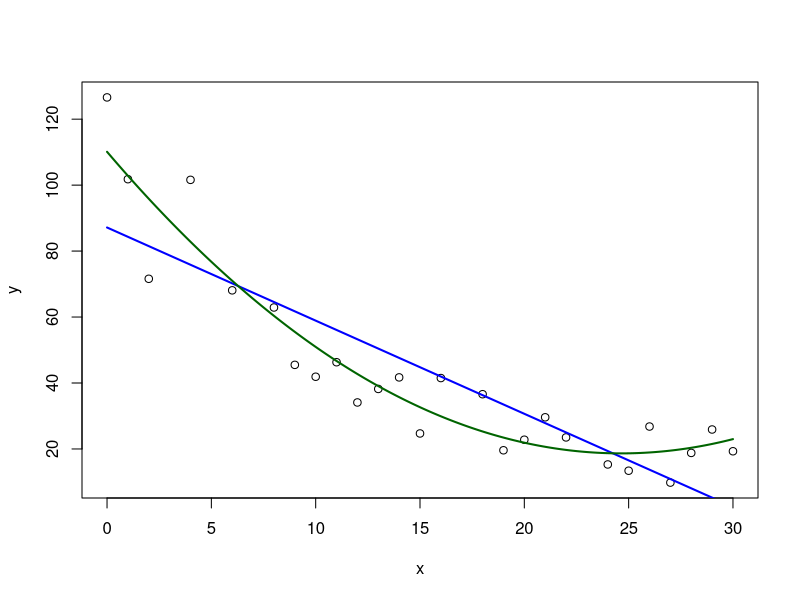

Write the R code that produced this figure. (Note: this script raises an error after producing the figure.)
## ---- chunk 1
knitr::opts_chunk$set(echo = TRUE)
library(tidyverse)
library(modelr)
library(magrittr)
library(lubridate)
## ---- chunk 2
# data taken from http://www.theanalysisfactor.com/r-tutorial-4/
y <- c(126.6, 101.8, 71.6, 101.6, 68.1, 62.9, 45.5, 41.9, 46.3, 34.1, 38.2, 41.7, 24.7, 41.5, 36.6, 19.6, 22.8, 29.6, 23.5, 15.3, 13.4, 26.8, 9.8, 18.8, 25.9, 19.3)
x <- c(0, 1, 2, 4, 6, 8, 9, 10, 11, 12, 13, 14, 15, 16, 18, 19, 20, 21, 22, 24, 25, 26, 27, 28, 29, 30)
x2 <- x ** 2
raw <- tibble(x, y, x2)
linearModel <- lm(y ~ x, data = raw)
quadraticModel <- lm(y ~ x + x2, data = raw)
plot(x, y)
sequenceX <- seq(0, 30, by = 0.1)
modeldata <- data.frame(x = sequenceX, x2 = sequenceX ** 2)
sequenceYL <- predict(linearModel, modeldata)
sequenceYQ <- predict(quadraticModel, modeldata)
lines(sequenceX, sequenceYL, col = "blue", lwd = 2)
lines(sequenceX, sequenceYQ, col = "darkgreen", lwd = 2)
## ---- chunk 3
modeldata <- modeldata %>%
  mutate(linear = sequenceYL, quadratic = sequenceYQ)

g <- ggplot(data = raw, aes(x = x, y = y)) + geom_point()
# g +
#  geom_point(data= ,aes(x=x,y= ),color= ) +
#  geom_point( , , )
## ---- chunk 4
stringOfDates <- c("2017-12-15", "2017-Dec-16", "2017-12-17", "2017-12-18", "2017-12-19", "2017-12-20", "2017-12-21")
stringOfDates + 7
oneWeek <- ymd(stringOfDates)
oneWeek + 7
tableOfDates <- tibble(
  year = rep(2017, 8),
  month = c(rep(4, 3), rep(5, 5)),
  day = seq(1, 8),
  hour = rep(4, 8),
  minute = c(15, 29, 40, 45, 0, 58, 9, 11)
)
tableOfDates %$% make_date(year, month, day) # uses the magrittr 'not a pipe' operator
tableOfDates %$% make_datetime(year, month, day, hour, minute)
## ---- chunk 5
newraw <- raw %>%
  mutate(y = raw$y * rnorm(nrow(raw), mean = 1, sd = 0.3)) %>%
  rbind(raw) %>%
  arrange(x)
newraw$instrument <- c(rep("Coarse", 12), rep("Fine", 40))
newraw$date <- c("07-08-2017", "10-08-2017") %>%
  rep(times = 26) %>%
  dmy() # as a single line without pipes: ymd( rep(c("2017-08-07","2017-08-10"),times=26) )
## ---- chunk 6
fullModel <- lm(y ~ x * date * instrument, data = newraw)
interactingTerms <- lm(y ~ x * instrument, data = newraw)
noninteractingTerms <- lm(y ~ x + instrument, data = newraw)
grid <- newraw %>%
  data_grid(x, date, instrument) %>%
  gather_predictions(interactingTerms, noninteractingTerms)
ggplot(newraw, aes(x, y, shape = factor(date))) +
  geom_point() +
  geom_line(data = grid, aes(y = pred, color = model)) +
  coord_cartesian(ylim = range(y)) +
  facet_wrap(~ instrument)
## ---- chunk 7
newraw$instrument[13:52] <- rep(c(rep("Fine", 2), rep("Ultrafine", 2)), 10)
## ---- chunk 8
Gauss <- function(amplitude, mu, sigma, x) {
  amplitude * exp(-0.5 * ((x - mu) / sigma) ^ 2)
}
x <- seq(1, 5, by = 0.1)
yExact <- Gauss(10000, 3, 0.4, x)
yNoisy <- yExact * rnorm(length(yExact), mean = 1, sd = 0.125)
noisyCurve <- tibble(x = x, y = yNoisy)
perfectGuess <- nls(
  y ~ Gauss(a, m, s, x),
  start = list(a = 10000, m = 3, s = 0.4),
  data = noisyCurve
)
okayGuess <- nls(
  y ~ Gauss(a, m, s, x),
  start = list(a = max(yNoisy), m = x[yNoisy == max(yNoisy)], s = 1),
  data = noisyCurve
)
badGuess <- nls(
  y ~ Gauss(a, m, s, x),
  start = list(a = 1, m = 1, s = 1),
  data = noisyCurve
)
forPlot <- noisyCurve %>% rename(yNoisy = y) %>% cbind(yExact) %>% gather(yType, y, -x)
grid <- forPlot %>%
  data_grid(x = seq_range(x, 100), y) %>%
  gather_predictions(perfectGuess, okayGuess)
ggplot(forPlot, aes(x, y)) +
  geom_point(aes(shape = yType)) +
  scale_shape_manual(values = c(3, 20), name = "data source") +
  geom_line(data = grid, aes(y = pred, color = model, linetype = model), size = 1)
summary(perfectGuess)
